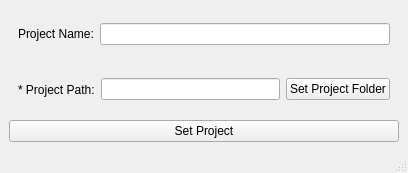
<?xml version="1.0" encoding="UTF-8"?>
<ui version="4.0">
 <class>set_project_window</class>
 <widget class="QMainWindow" name="set_project_window">
  <property name="geometry">
   <rect>
    <x>0</x>
    <y>0</y>
    <width>408</width>
    <height>173</height>
   </rect>
  </property>
  <property name="windowTitle">
   <string>Set Project</string>
  </property>
  <widget class="QWidget" name="centralwidget">
   <layout class="QVBoxLayout" name="verticalLayout">
    <item>
     <widget class="QFrame" name="frame_2">
      <property name="frameShape">
       <enum>QFrame::NoFrame</enum>
      </property>
      <property name="frameShadow">
       <enum>QFrame::Raised</enum>
      </property>
      <layout class="QHBoxLayout" name="horizontalLayout">
       <item>
        <widget class="QLabel" name="label_2">
         <property name="text">
          <string>Project Name:</string>
         </property>
        </widget>
       </item>
       <item>
        <widget class="QLineEdit" name="priject_name_field"/>
       </item>
      </layout>
     </widget>
    </item>
    <item>
     <widget class="QFrame" name="frame">
      <property name="frameShape">
       <enum>QFrame::NoFrame</enum>
      </property>
      <property name="frameShadow">
       <enum>QFrame::Raised</enum>
      </property>
      <layout class="QHBoxLayout" name="horizontalLayout_2">
       <item>
        <widget class="QLabel" name="label">
         <property name="text">
          <string>* Project Path:</string>
         </property>
        </widget>
       </item>
       <item>
        <widget class="QLineEdit" name="set_project_folder">
         <property name="readOnly">
          <bool>true</bool>
         </property>
        </widget>
       </item>
       <item>
        <widget class="QPushButton" name="set_project_path_button">
         <property name="text">
          <string>Set Project Folder</string>
         </property>
        </widget>
       </item>
      </layout>
     </widget>
    </item>
    <item>
     <widget class="QPushButton" name="set_project_button">
      <property name="text">
       <string>Set Project</string>
      </property>
     </widget>
    </item>
   </layout>
  </widget>
  <widget class="QMenuBar" name="menubar">
   <property name="geometry">
    <rect>
     <x>0</x>
     <y>0</y>
     <width>408</width>
     <height>21</height>
    </rect>
   </property>
  </widget>
  <widget class="QStatusBar" name="statusbar"/>
 </widget>
 <resources/>
 <connections/>
</ui>
